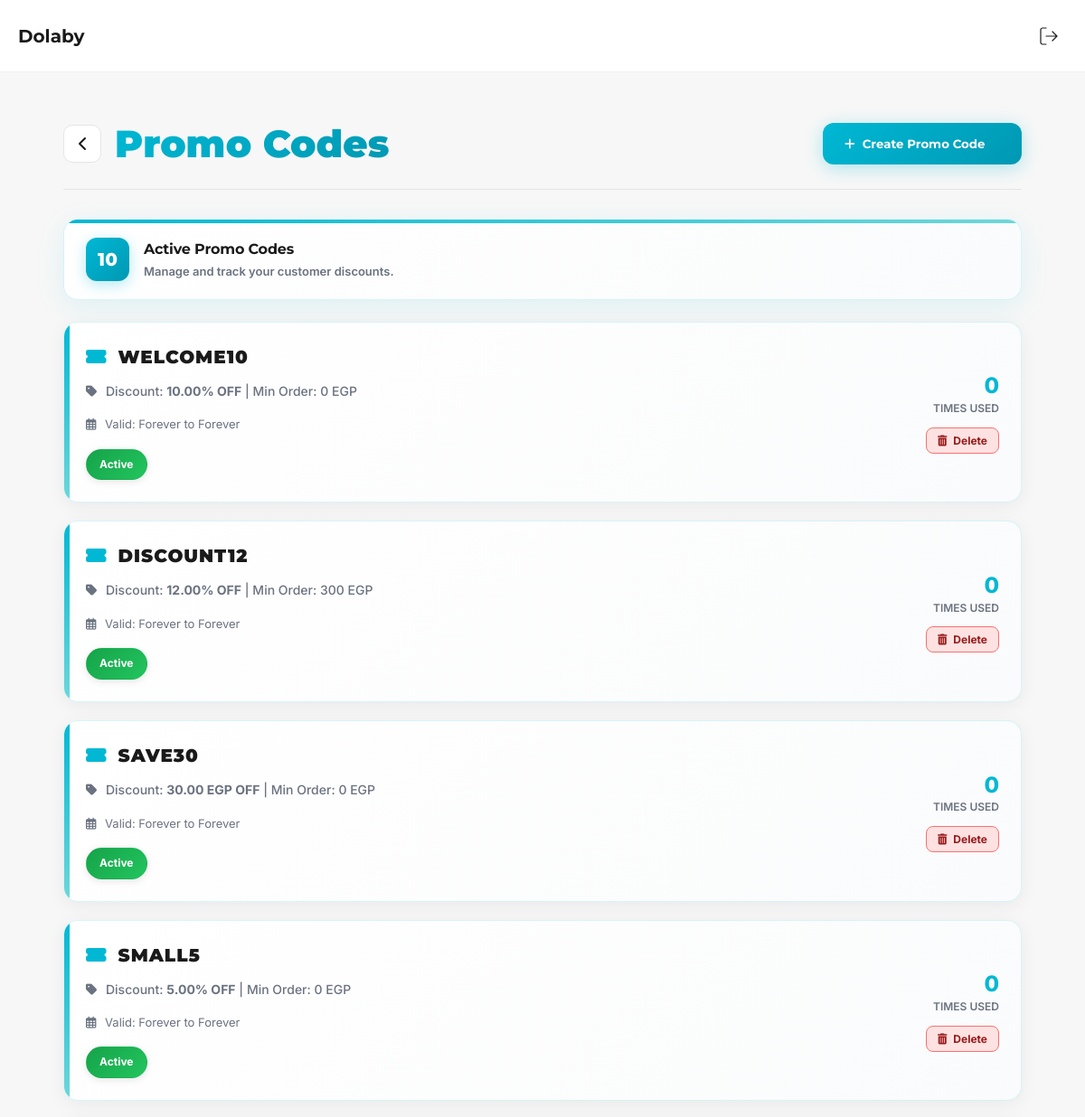
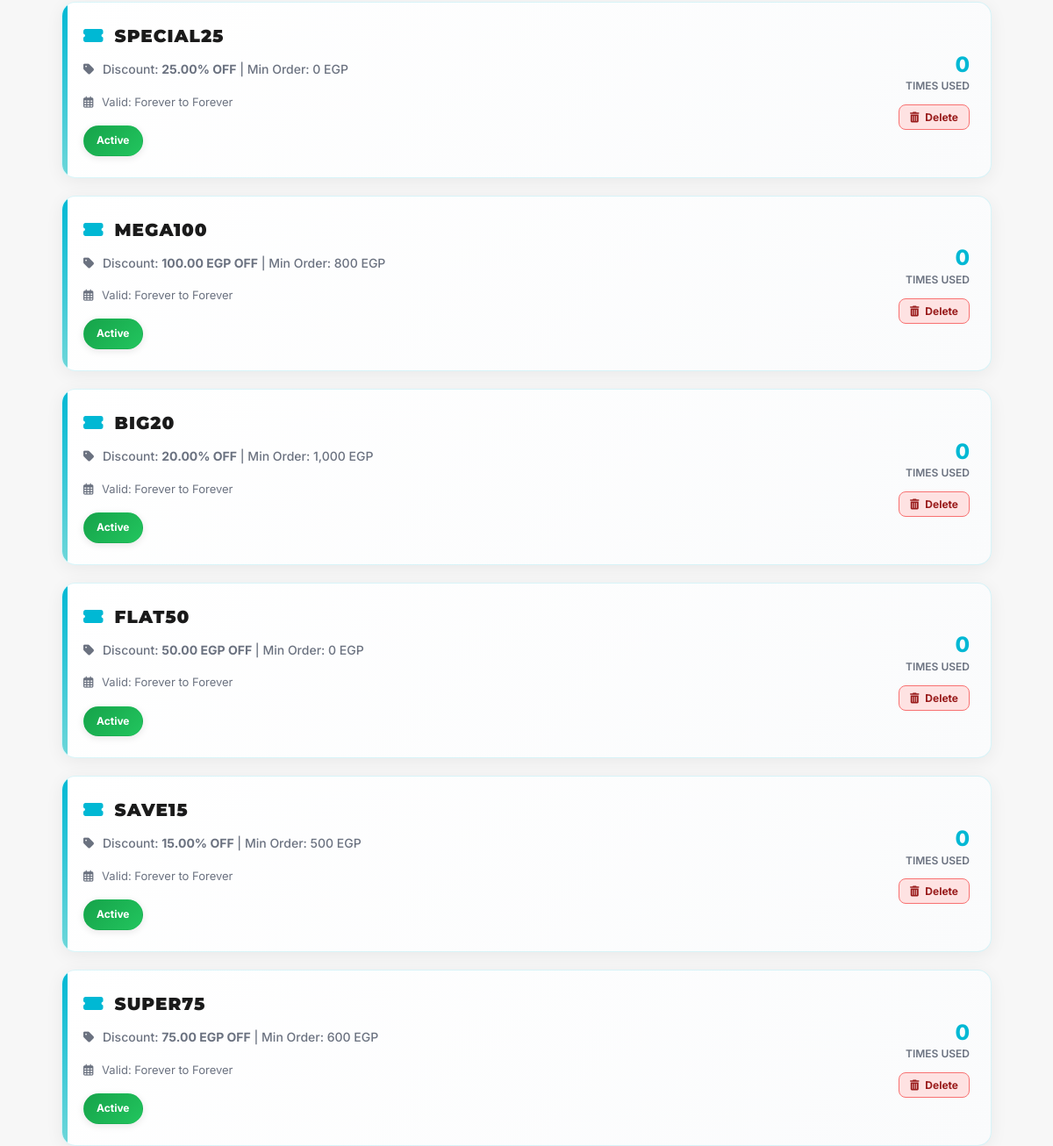
The app's page /php/brandowner_discount.php (signed in) with its own data (2 pictures, top to bottom).
### tables this page shows
CREATE TABLE promo_codes (
    promo_code_id INT PRIMARY KEY AUTO_INCREMENT,
    code VARCHAR(50) UNIQUE NOT NULL,
    type ENUM('percent','fixed') NOT NULL,
    value DECIMAL(10,2) NOT NULL,
    min_order_amount DECIMAL(10,2) DEFAULT 0,
    max_discount DECIMAL(10,2) DEFAULT NULL,
    start_date DATE,
    end_date DATE,
    usage_limit INT DEFAULT NULL,  
    created_by INT,  
    created_at TIMESTAMP DEFAULT CURRENT_TIMESTAMP,
    FOREIGN KEY (created_by) REFERENCES users(user_id) ON DELETE SET NULL,
    INDEX idx_code (code),
    INDEX idx_dates (start_date, end_date)
);

### includes.php (called while the page is built, shortened)
<?php
if (!class_exists('Database')) {
class Database
{
    public static function connect(): PDO
    {
        $dsn = sprintf(
            'mysql:host=%s;port=%s;dbname=%s;charset=utf8mb4',
            DB_HOST,
            DB_PORT,
            DB_NAME
        );
        $pdo = new PDO($dsn, DB_USER, DB_PASS, [
            PDO::ATTR_ERRMODE => PDO::ERRMODE_EXCEPTION,
            PDO::ATTR_DEFAULT_FETCH_MODE => PDO::FETCH_ASSOC,
            PDO::ATTR_EMULATE_PREPARES => false
        ]);
        return $pdo;
    }
}
}
if (!class_exists('PromoCodeRepository')) {
class PromoCodeRepository
{
    private $pdo;
    public function __construct()
    {
        $this->pdo = Database::connect();
    }
    public function getUsageCount(int $promoCodeId): int
    {
        $sql = "SELECT COUNT(*) as count FROM orders WHERE promo_code_id = :promo_code_id AND order_status != 'cancelled'";
        $stmt = $this->pdo->prepare($sql);
        $stmt->execute(['promo_code_id' => $promoCodeId]);
        $result = $stmt->fetch();
        return (int)($result['count'] ?? 0);
    }
    public function findAll(): array
    {
        $sql = "SELECT promo_code_id, code, type, value, min_order_amount, max_discount, start_date, end_date, usage_limit FROM promo_codes ORDER BY created_at DESC";
        $stmt = $this->pdo->query($sql);
        return $stmt->fetchAll() ?: [];
    }
}
}

### php/brandowner_discount.php (the view, shortened to what this page needs)
<?php
require_once __DIR__ . '/../includes.php';
require_once __DIR__ . '/../header_functions.php';
$promoRepo = new PromoCodeRepository();
$promoCodes = $promoRepo->findAll();
$activeCount = 0;
$today = date('Y-m-d');
foreach ($promoCodes as $p) {
    if ((!$p['end_date'] || $p['end_date'] >= $today) && (!$p['start_date'] || $p['start_date'] <= $today)) {
        $activeCount++;
    }
}
?>
<main class="main" role="main">
  <div class="container">
    <div class="topbar">
      <div style="display:flex; align-items:center;">
        <a href="<?= BASE_URL ?>/brandowner" class="back-btn">
          <svg width="24" height="24" viewBox="0 0 24 24" fill="none"><path d="M15 18L9 12l6-6" stroke="#1A1A1A" stroke-width="2" stroke-linecap="round" stroke-linejoin="round"/></svg>
        </a>
        <div class="title">Promo Codes</div>
      </div>
      <button class="primary-action" id="createBtn">
        <i class="fas fa-plus"></i> Create Promo Code
      </button>
    </div>
    <div class="summary-card">
      <div class="summary-badge"><?= $activeCount ?></div>
      <div>
        <div class="summary-count">Active Promo Codes</div>
        <div class="summary-label">Manage and track your customer discounts.</div>
      </div>
    </div>
    <section class="list">
      <?php if (empty($promoCodes)): ?>
        <div style="text-align:center; padding: 40px; color: var(--muted); background: white; border-radius: 16px; border: 1px dashed var(--divider);">
            <i class="fas fa-ticket-alt" style="font-size: 48px; color: var(--teal-300); margin-bottom: 16px;"></i>
            <h3>No promo codes found</h3>
            <p>Create your first promo code to start giving discounts.</p>
        </div>
      <?php else: ?>
          <?php foreach ($promoCodes as $promo): ?>
            <?php
                $status = 'active';
                $statusLabel = 'Active';
                $valueDisplay = $promo['type'] === 'percent' ? $promo['value'] . '%' : $promo['value'] . ' EGP';
            ?>
            <article class="campaign">
              <div class="campaign-main">
                <div class="campaign-title">
                  <i class="fas fa-ticket-alt" style="color: var(--teal-600); margin-right: 12px;"></i>
                  <?= htmlspecialchars($promo['code']) ?>
                </div>
                <div class="campaign-sub">
                  <i class="fas fa-tag" style="margin-right: 6px;"></i>
                  Discount: <strong><?= $valueDisplay ?> OFF</strong>
                  <?php if ($promo['min_order_amount']): ?>
                     | Min Order: <?= number_format($promo['min_order_amount']) ?> EGP
                  <?php endif; ?>
                </div>
                <div style="font-size: 13px; color: var(--muted); margin-bottom: 12px;">
                    <i class="far fa-calendar-alt" style="margin-right: 6px;"></i>
                    Valid: <?= $promo['start_date'] ?: 'Forever' ?> to <?= $promo['end_date'] ?: 'Forever' ?>
                </div>
                <div><span class="status <?= $status ?>"><?= $statusLabel ?></span></div>
              </div>
              <div style="text-align:right;">
                  <div style="font-size: 24px; font-weight: 800; color: var(--teal-600);">
                      <?= number_format($promoRepo->getUsageCount($promo['promo_code_id'])) ?>
                  </div>
                  <div style="font-size: 12px; font-weight: 600; color: var(--muted); text-transform: uppercase; margin-bottom: 12px;">Times Used</div>
                  <form method="POST" action="" onsubmit="return confirm('Are you sure you want to delete this promo code?');" style="display: inline-block;">
                      <button type="submit" style="background: #fee2e2; color: #991b1b; border: 1px solid #f87171; padding: 6px 12px; border-radius: 8px; font-size: 12px; font-weight: 700; cursor: pointer; transition: all 0.2s;">
                          <i class="fas fa-trash-alt" style="margin-right: 4px;"></i> Delete
                      </button>
                  </form>
              </div>
            </article>
          <?php endforeach; ?>
      <?php endif; ?>
    </section>
  </div>
</main>
</body>
</html>

### php/brandowner_discount.php (style rules this page uses)
body { background: var(--bg); min-height: 100vh; }
.main { padding: 30px 0 60px; animation: fadeIn 0.6s ease-in; }
.topbar { margin-bottom: 32px; padding: 20px 0; display: flex; justify-content: space-between; align-items: center; }
.title { font-size: 42px; font-weight: 900; background: linear-gradient(135deg, var(--teal-600) 0%, var(--teal-500) 100%); -webkit-background-clip: text; -webkit-text-fill-color: transparent; background-clip: text; }
.back-btn { transition: all 0.3s ease; border-radius: 10px; padding: 8px; display: flex; align-items: center; justify-content: center; margin-right: 15px; text-decoration: none; }
.summary-card { background: linear-gradient(135deg, #ffffff 0%, #fafbfc 100%); border: 1px solid rgba(0, 184, 212, 0.15); box-shadow: 0 8px 32px rgba(0, 184, 212, 0.1); transition: all 0.3s cubic-bezier(0.4, 0, 0.2, 1); position: relative; overflow: hidden; padding: 20px 24px; display: flex; align-items: center; gap: 16px; border-radius: 16px; }
.summary-card::before { content: ''; position: absolute; top: 0; left: 0; right: 0; height: 4px; background: linear-gradient(90deg, var(--teal-600) 0%, var(--teal-300) 100%); }
.summary-badge { background: linear-gradient(135deg, var(--teal-600) 0%, var(--teal-500) 100%); color: white; font-weight: 800; font-size: 20px; width: 48px; height: 48px; border-radius: 12px; display: flex; align-items: center; justify-content: center; box-shadow: 0 4px 16px rgba(0, 184, 212, 0.3); }
.summary-count { font-weight: 700; font-size: 16px; color: var(--dark); margin-bottom: 4px; }
.summary-label { font-size: 13px; color: var(--muted); line-height: 1.4; }
.primary-action { background: linear-gradient(135deg, var(--teal-600) 0%, var(--teal-500) 100%); box-shadow: 0 4px 20px rgba(0, 184, 212, 0.3); transition: all 0.3s cubic-bezier(0.4, 0, 0.2, 1); color: white; border: none; padding: 12px 24px; border-radius: 12px; font-weight: 700; display: flex; align-items: center; gap: 8px; cursor: pointer; }
.list { display: grid; gap: 20px; margin-top: 24px; }
.campaign { background: linear-gradient(135deg, #ffffff 0%, #fafbfc 100%); border: 1px solid rgba(0, 184, 212, 0.15); box-shadow: 0 4px 20px rgba(0, 0, 0, 0.06); transition: all 0.3s cubic-bezier(0.4, 0, 0.2, 1); position: relative; overflow: hidden; padding: 24px; border-radius: 16px; display: flex; justify-content: space-between; align-items: center; }
.campaign::before { content: ''; position: absolute; top: 0; left: 0; bottom: 0; width: 6px; background: linear-gradient(180deg, var(--teal-600) 0%, var(--teal-300) 100%); }
.campaign-title { font-size: 20px; margin-bottom: 8px; display: flex; align-items: center; color: var(--dark); font-weight: 900; letter-spacing: 1px; }
.campaign-sub { font-weight: 500; color: var(--muted); font-size: 14px; margin-bottom: 12px; }
.status { font-weight: 700; font-size: 12px; padding: 8px 14px; border-radius: 20px; display: inline-flex; align-items: center; gap: 6px; box-shadow: 0 2px 8px rgba(0, 0, 0, 0.1); }
.status.active { background: linear-gradient(135deg, #16A34A 0%, #22C55E 100%); color: white; }

### records on screen
promo_codes: code "WELCOME10", valueDisplay "10.00%", min_order_amount "0", start_date "Forever", end_date "Forever", statusLabel "Active", UsageCount "0"
promo_codes: code "DISCOUNT12", valueDisplay "12.00%", min_order_amount "300", start_date "Forever", end_date "Forever", statusLabel "Active", UsageCount "0"
promo_codes: code "SAVE30", valueDisplay "30.00 EGP", min_order_amount "0", start_date "Forever", end_date "Forever", statusLabel "Active", UsageCount "0"
promo_codes: code "SMALL5", valueDisplay "5.00%", min_order_amount "0", start_date "Forever", end_date "Forever", statusLabel "Active", UsageCount "0"
promo_codes: code "SPECIAL25", valueDisplay "25.00%", min_order_amount "0", start_date "Forever", end_date "Forever", statusLabel "Active", UsageCount "0"
promo_codes: code "MEGA100", valueDisplay "100.00 EGP", min_order_amount "800", start_date "Forever", end_date "Forever", statusLabel "Active", UsageCount "0"
promo_codes: code "BIG20", valueDisplay "20.00%", min_order_amount "1,000", start_date "Forever", end_date "Forever", statusLabel "Active", UsageCount "0"
promo_codes: code "FLAT50", valueDisplay "50.00 EGP", min_order_amount "0", start_date "Forever", end_date "Forever", statusLabel "Active", UsageCount "0"
promo_codes: code "SAVE15", valueDisplay "15.00%", min_order_amount "500", start_date "Forever", end_date "Forever", statusLabel "Active", UsageCount "0"
promo_codes: code "SUPER75", valueDisplay "75.00 EGP", min_order_amount "600", start_date "Forever", end_date "Forever", statusLabel "Active", UsageCount "0"

### other values on screen
$activeCount "10"
